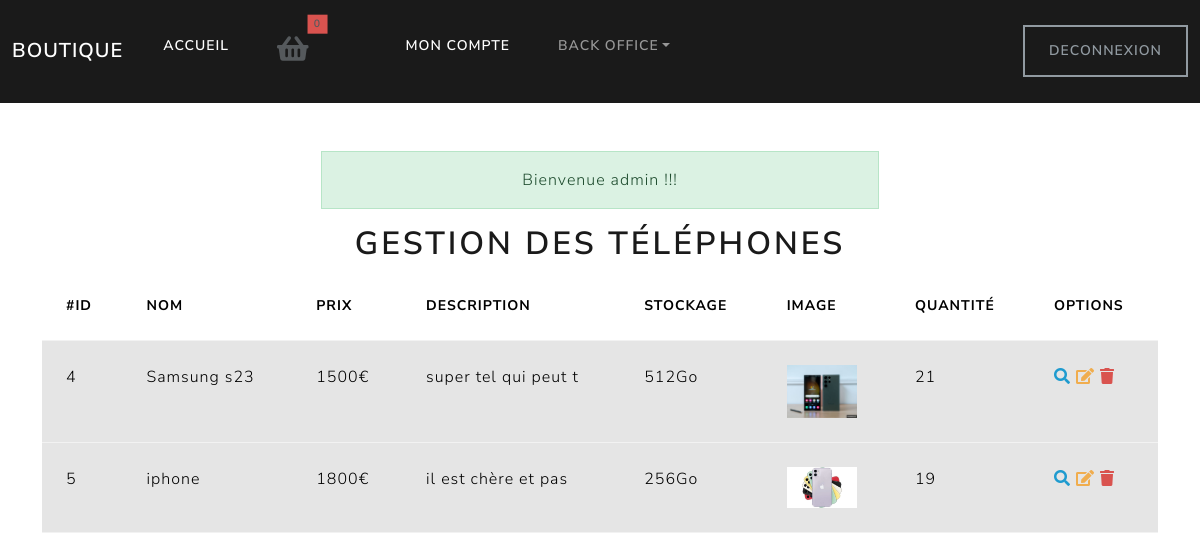
The page /public/index.php/telephone/gestion (signed in) on the database as committed earlier.
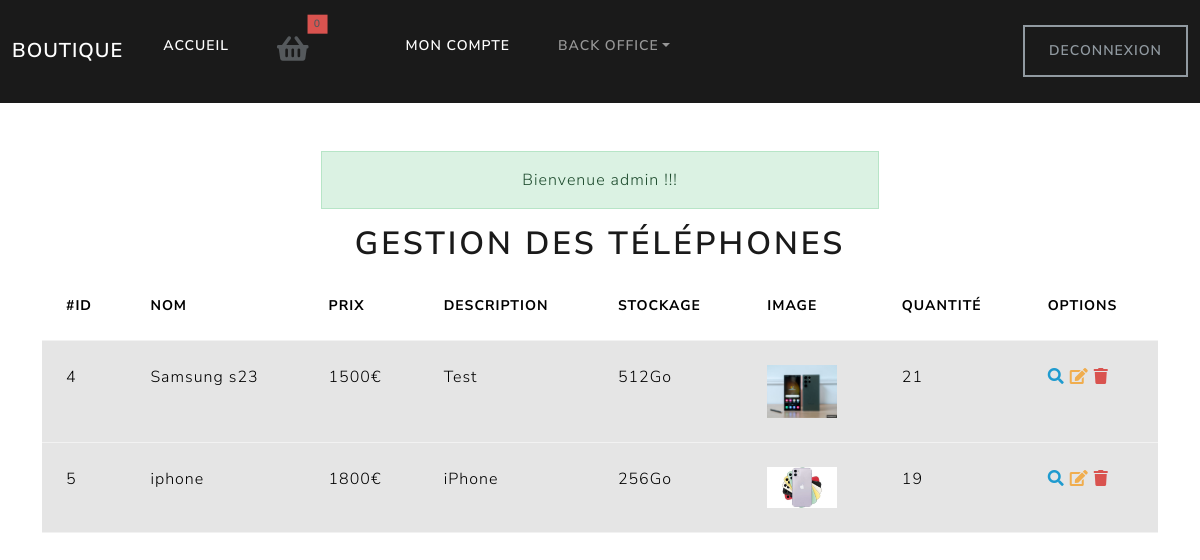
The same page on the database as committed later.
### tables this page shows
CREATE TABLE `telephone` (
  `id` int(11) NOT NULL,
  `nom` varchar(255) NOT NULL,
  `prix` float NOT NULL,
  `stockage` varchar(255) NOT NULL,
  `description` text NOT NULL,
  `quantity` int(11) NOT NULL,
  `image` varchar(255) NOT NULL
);

### src/controllers/TelephoneController.php (called while the page is built, shortened)
<?php
class TelephoneController
{
    public static function gestionTelephone()
    {
        $telephones = Telephone::findAll();
        include(VIEWS . 'telephone/gestionTelephone.php');
    }
}

### config/config.php (called while the page is built, shortened)
<?php
spl_autoload_register(function($class) {
    foreach(['config/', 'src/controllers/', 'src/models/', 'src/service/'] as $folder) {
        $file = '../' . $folder . $class . '.php';
    }
});
$currentUrl = $_SERVER['REQUEST_URI'];
$requestedRoute = '';
$urlExploded = explode('index.php', $currentUrl);
if (count($urlExploded) > 1) {
    $requestedRoute = $urlExploded[1];
    $requestedRoute = explode('?', $requestedRoute)[0];
}
$foundMethod = $routes[$requestedRoute];
$class = $foundMethod[0];
$method = $foundMethod[1];
$class::$method();

### public/index.php (called while the page is built, shortened)
<?php
require_once(__DIR__ . '/../config/params.php');
require_once(__DIR__ . '/../config/config.php');

### config/Db.php (called while the page is built, shortened)
<?php
class Db {
    protected static function getDb() {
        try {
            $bdd = new PDO('mysql:host=' . CONFIG['db']['DB_HOST'] . ';dbname=' . CONFIG['db']['DB_NAME'] . ';charset=utf8;port=' . CONFIG['db']['DB_PORT'],
                            CONFIG['db']['DB_USER'],
                            CONFIG['db']['DB_PSWD'],
                            [
                                'ATTR_ERRMODE' => PDO::ERRMODE_EXCEPTION,
            ]);
            return $bdd;
        } catch (Exception $e) {
            var_dump($e);
            die;
        }
    }
}

### src/models/Telephone.php (called while the page is built, shortened)
<?php
class Telephone extends Db
{
    public static function findAll()
    {
        $request="SELECT * FROM telephone";
        $response = self::getDb()->prepare($request);
        $response->execute();
        return $response->fetchAll(PDO::FETCH_ASSOC);
    }
}

### views/telephone/gestionTelephone.php (the view)
<?php include(VIEWS . '_partials/header.php'); ?>
<h1 class="text-center">Gestion des téléphones</h1>
<div class="container">
<table class="table table-hover">
  <thead>
    <tr>
      <th scope="col">#id</th>
      <th scope="col">Nom</th>
      <th scope="col">Prix</th>
      <th scope="col">Description</th>
      <th scope="col">Stockage</th>
      <th scope="col">Image</th>
      <th scope="col">Quantité</th>
      <th scope="col">Options</th>
    </tr>
  </thead>
  <tbody>
    <?php foreach($telephones as $telephone) :  ?>
    <tr class="table-active">
      <td><?= $telephone['id'] ; ?></td>
      <td><?= $telephone['nom'] ; ?></td>
      <td><?= $telephone['prix'] ; ?>€</td>
      <td><?= substr($telephone['description'], 0, 20) ; ?></td>
      <td><?= $telephone['stockage'] ; ?></td>
      <td><img src="<?= UPLOAD . $telephone['image']  ; ?>" width="70" alt=""></td>
      <td><?= $telephone['quantity'] ; ?></td>
      <td>
        <a href="<?= BASE . 'telephone/vue?id=' . $telephone['id'] ; ?>" class="text-info"><i class="fas fa-search"></i></a>
        <a href="<?= BASE . "telephone/modifier?id=" . $telephone['id'] ; ?>" class="text-warning"><i class="fas fa-edit"></i></a>
        <a href="<?= BASE . 'telephone/supprimer?id=' . $telephone["id"] ; ?>" class="text-danger"><i class="fas fa-trash"></i></a>
      </td>
    </tr>
    <?php endforeach;  ?>
    </tbody>
</table>
</div>
<?php include(VIEWS . '_partials/footer.php'); ?>

Rows that differ between the two databases and show on the page:
changed telephone "Samsung s23": description "super tel qui peut t" → "Test"
changed telephone "iphone": description "il est chère et pas" → "iPhone"
